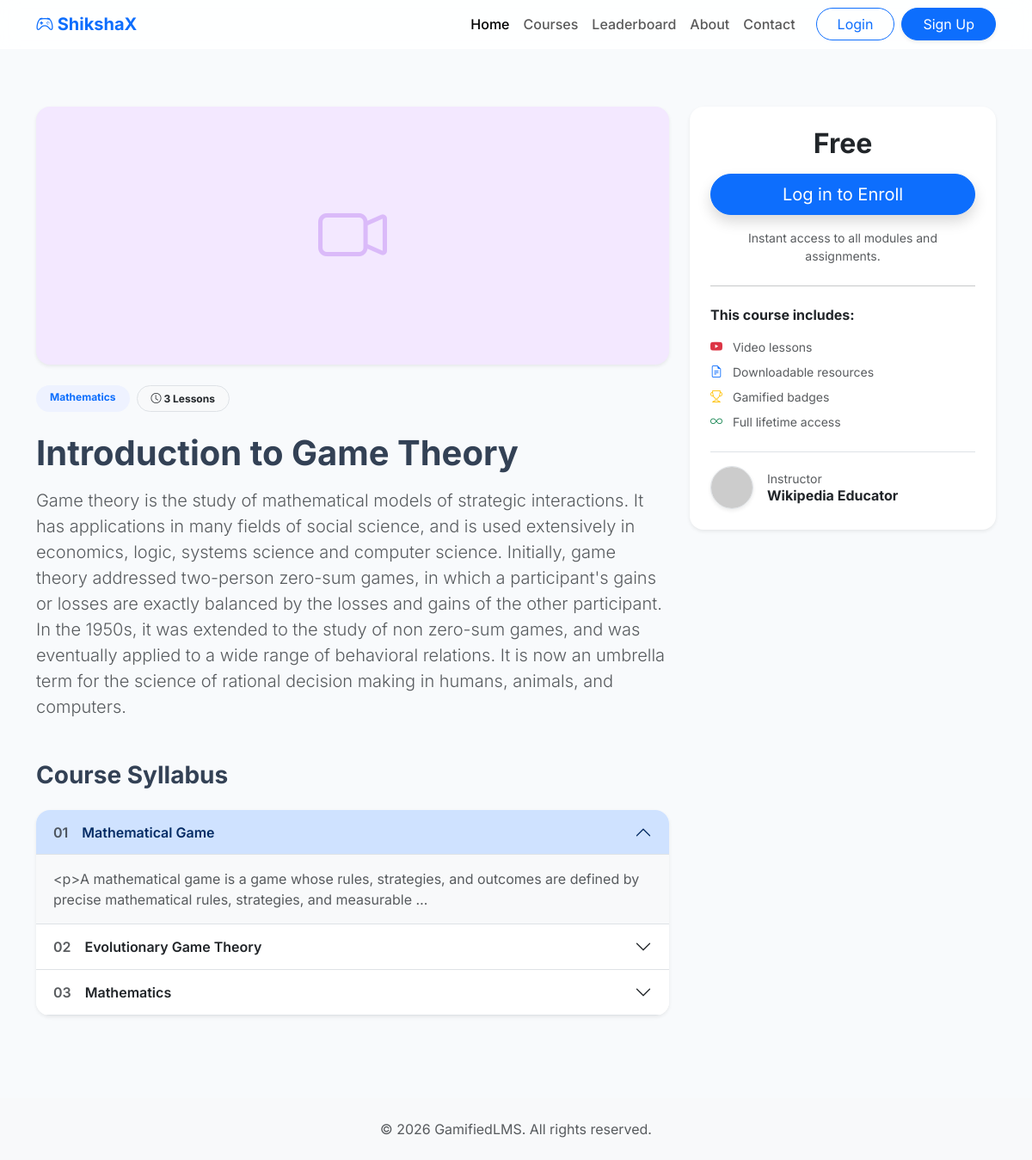
The app's page /course/3/ with its own data.
### core/models.py (models this page shows, shortened)
class Course(models.Model):
    category = models.ForeignKey(Category, on_delete=models.CASCADE, related_name='courses')
    title = models.CharField(max_length=200)
    description = models.TextField()
    instructor = models.CharField(max_length=100, default="Expert Teacher")
    price_tag = models.CharField(max_length=20, default='Free')
    image = models.ImageField(upload_to='course_images/', blank=True, null=True)
    created_at = models.DateTimeField(auto_now_add=True)

class Category(models.Model):
    name = models.CharField(max_length=100)
    icon = models.CharField(max_length=50, blank=True, null=True) # e.g. bootstrap icon classes 'bi-book'
    color = models.CharField(max_length=20, default="#b3d4fc")

class Lesson(models.Model):
    course = models.ForeignKey(Course, on_delete=models.CASCADE, related_name='lessons')
    title = models.CharField(max_length=200)
    content = models.TextField()
    video_url = models.URLField(blank=True, null=True)
    order = models.IntegerField(default=0)

### core/views.py (the view)
# urls.py: path('course/<int:course_id>/', views.course_detail, name='course_detail'),
def course_detail(request, course_id):
    course = Course.objects.get(id=course_id)
    is_enrolled = False
    if request.user.is_authenticated:
        is_enrolled = Enrollment.objects.filter(user=request.user, course=course).exists()
    return render(request, 'course_detail.html', {'course': course, 'is_enrolled': is_enrolled})

### templates/course_detail.html (shortened to what this page needs)
{% extends 'base.html' %}
{% block content %}
<div class="container py-5">
    <div class="row align-items-start">
        <div class="col-lg-8 mb-4 mb-lg-0">
            {% if course.image %}
                <div class="rounded-4 overflow-hidden mb-4 shadow-sm">
                    <img src="{{ course.image.url }}" class="w-100" style="object-fit: cover; max-height: 400px;" alt="{{ course.title }}">
                </div>
            {% else %}
                <div class="rounded-4 mb-4 shadow-sm bg-pastel-purple d-flex align-items-center justify-content-center" style="height: 300px;">
                    <i class="bi bi-camera-video display-1 text-purple opacity-25"></i>
                </div>
            {% endif %}
            <div class="mb-4 d-flex gap-2">
                <span class="badge bg-pastel-blue text-primary py-2 px-3 rounded-pill">{{ course.category.name }}</span>
                <span class="badge bg-light text-dark border py-2 px-3 rounded-pill"><i class="bi bi-clock"></i> {{ course.lessons.count }} Lessons</span>
            </div>
            <h1 class="fw-bold mb-3">{{ course.title }}</h1>
            <p class="lead text-muted mb-5">{{ course.description }}</p>
            <h3 class="fw-bold mb-4">Course Syllabus</h3>
            <div class="accordion shadow-sm rounded-4 overflow-hidden" id="syllabusAccordion">
                {% for lesson in course.lessons.all %}
                <div class="accordion-item border-0 border-bottom">
                    <h2 class="accordion-header" id="heading{{ lesson.id }}">
                        <button class="accordion-button {% if not forloop.first %}collapsed{% endif %} fw-semibold" type="button" data-bs-toggle="collapse" data-bs-target="#collapse{{ lesson.id }}">
                            <span class="me-3 text-muted">0{{ forloop.counter }}</span> {{ lesson.title }}
                        </button>
                    </h2>
                    <div id="collapse{{ lesson.id }}" class="accordion-collapse collapse {% if forloop.first %}show{% endif %}" data-bs-parent="#syllabusAccordion">
                        <div class="accordion-body text-muted bg-light">
                            {{ lesson.content|truncatewords:20 }}
                        </div>
                    </div>
                </div>
                {% empty %}
                <div class="text-muted p-4">Syllabus is being built... check back soon.</div>
                {% endfor %}
            </div>
        </div>
        <div class="col-lg-4">
            <div class="card border-0 rounded-4 shadow-sm sticky-top" style="top: 100px;">
                <div class="card-body p-4 text-center">
                    <h2 class="fw-bolder mb-3">{{ course.price_tag }}</h2>
                    {% if is_enrolled %}
                        <div class="alert alert-success rounded-4 fw-bold">
                            <i class="bi bi-check-circle-fill me-2"></i> You are enrolled
                        </div>
                        <a href="#" class="btn btn-primary btn-lg w-100 rounded-pill mt-2">Continue to Lessons</a>
                    {% else %}
                        {% if user.is_authenticated %}
                            <a href="{% url 'enroll' course.id %}" class="btn btn-primary btn-lg w-100 rounded-pill mb-3 btn-hover-lift shadow">Enroll Now</a>
                        {% else %}
                            <button class="btn btn-primary btn-lg w-100 rounded-pill mb-3 btn-hover-lift shadow" data-bs-toggle="modal" data-bs-target="#authModal" onclick="showLogin()">Log in to Enroll</button>
                        {% endif %}
                        <p class="text-muted small">Instant access to all modules and assignments.</p>
                    {% endif %}
                    <hr class="my-4">
                    <div class="text-start">
                        <h6 class="fw-bold mb-3">This course includes:</h6>
                        <ul class="list-unstyled text-muted small">
                            <li class="mb-2"><i class="bi bi-youtube me-2 text-danger"></i> Video lessons</li>
                            <li class="mb-2"><i class="bi bi-file-earmark-text me-2 text-primary"></i> Downloadable resources</li>
                            <li class="mb-2"><i class="bi bi-trophy me-2 text-warning"></i> Gamified badges</li>
                            <li><i class="bi bi-infinity me-2 text-success"></i> Full lifetime access</li>
                        </ul>
                    </div>
                    <div class="mt-4 pt-3 border-top text-start d-flex align-items-center">
                        <img src="https://ui-avatars.com/api/?name={{ course.instructor }}&background=random" class="rounded-circle me-3 border shadow-sm" width="50" height="50">
                        <div>
                            <small class="text-muted d-block">Instructor</small>
                            <h6 class="fw-bold mb-0">{{ course.instructor }}</h6>
                        </div>
                    </div>
                </div>
            </div>
        </div>
    </div>
</div>
{% endblock %}

### static/style.css (style rules this page uses)
:root { --bg-pastel-blue: #eef2ff; --bg-pastel-green: #ebfbee; --bg-pastel-purple: #f3e8ff; --bg-pastel-yellow: #fffbeb; --color-primary: #4f46e5; --color-purple: #9333ea; }
body { font-family: 'Inter', sans-serif; color: #334155; background-color: #f8fafc; }
.bg-pastel-blue { background-color: var(--bg-pastel-blue); }
.bg-pastel-purple { background-color: var(--bg-pastel-purple); }
.text-purple { color: var(--color-purple); }
.btn-hover-lift { transition: transform 0.2s ease, box-shadow 0.2s ease; }

### records on screen
Course: category.name "Mathematics", lessons.count "3", title "Introduction to Game Theory", description "Game theory is the study of mathematical models of strategic interactions. It has applications in many fields of social science, and is used extensively in economics, logic, systems science and computer science. Initially, game theory addressed two-person zero-sum games, in which a participant's gains or losses are exactly balanced by the losses and gains of the other participant. In the 1950s, it was extended to the study of non zero-sum games, and was eventually applied to a wide range of behavioral relations. It is now an umbrella term for the science of rational decision making in humans, animals, and computers.", price_tag "Free", instructor "Wikipedia Educator"
Lesson: title "Mathematical Game", content "<p>A mathematical game is a game whose rules, strategies, and outcomes are defined by precise mathematical rules, strategies, and measurable …"
Lesson: title "Evolutionary Game Theory"
Lesson: title "Mathematics"
